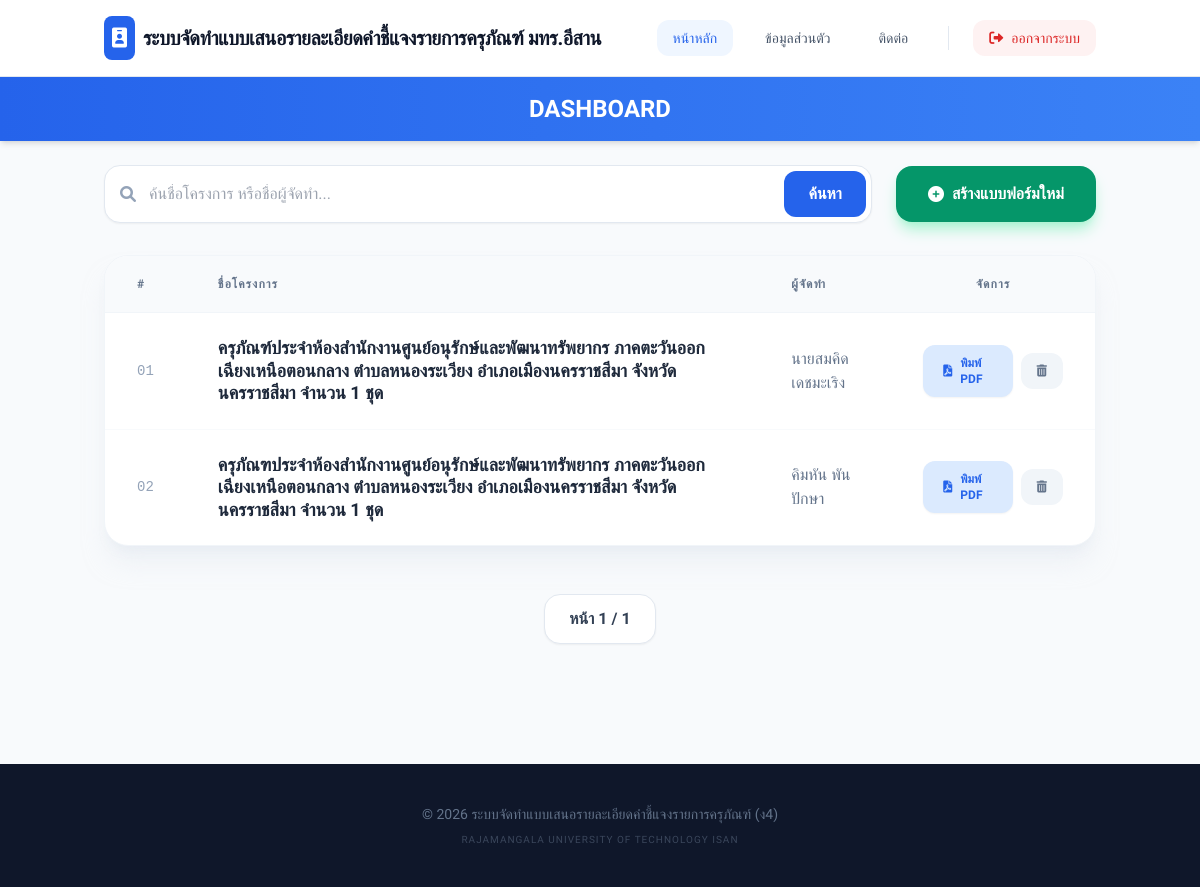
/user_dashboard.php (signed in), run on the app's committed database.
### tables this page shows
CREATE TABLE `form_fields` (
  `id` int NOT NULL,
  `user_id` int NOT NULL,
  `project_name` varchar(255) NOT NULL,
  `department_name` varchar(255) NOT NULL,
  `unit_name` varchar(255) NOT NULL,
  `responsible_person_name` varchar(255) NOT NULL,
  `responsible_person_position` varchar(255) NOT NULL,
  `responsible_person_phone` varchar(255) NOT NULL,
  `responsible_person_fax` varchar(255) NOT NULL,
  `responsible_person_email` varchar(255) NOT NULL,
  `budget_type` varchar(20) NOT NULL,
  `multi_range` varchar(255) DEFAULT NULL,
  `budget_year` varchar(10) DEFAULT NULL,
  `budget_amount` bigint DEFAULT NULL,
  `ict_budget_amount` bigint DEFAULT NULL,
  `funding_source` varchar(255) NOT NULL,
  `other_funding_source_detail` text NOT NULL,
  `project_rationale` text NOT NULL,
  `project_objectives` text NOT NULL,
  `goal_quantitative` text NOT NULL,
  `goal_qualitative` text NOT NULL,
  `project_type` varchar(255) NOT NULL,
  `other_project_detail` text NOT NULL,
  `total_budget` bigint DEFAULT NULL,
  `system_name` text,
  `system_scope` text,
  `system_concept` text,
  `total_system_cost` double DEFAULT NULL,
  `total_cost` bigint DEFAULT NULL,
  `expected_benefits` text,
  `project_approver` text
);

### src/user_dashboard.php (the view, shortened to what this page needs)
<?php
require 'config.php';
$user_id = $_SESSION['user_id'];
$limit = 10;
$page = isset($_GET['page']) && is_numeric($_GET['page']) ? (int) $_GET['page'] : 1;
$offset = ($page - 1) * $limit;
$search_term = isset($_GET['search']) ? trim($_GET['search']) : '';
$search_wildcard = "%" . $search_term . "%";
$count_stmt = $conn->prepare("SELECT COUNT(*) AS total FROM form_fields WHERE user_id = ? AND (project_name LIKE ? OR responsible_person_name LIKE ?)");
$count_stmt->bind_param("iss", $user_id, $search_wildcard, $search_wildcard);
$count_stmt->execute();
$total_rows = $count_stmt->get_result()->fetch_assoc()['total'];
$total_pages = ceil($total_rows / $limit);
$stmt = $conn->prepare("SELECT * FROM form_fields WHERE user_id = ? AND (project_name LIKE ? OR responsible_person_name LIKE ?) ORDER BY id DESC LIMIT ? OFFSET ?");
$stmt->bind_param("issii", $user_id, $search_wildcard, $search_wildcard, $limit, $offset);
$stmt->execute();
$result = $stmt->get_result();
?>
<!DOCTYPE html>
<html lang="th">
<head>
    <script src="https://cdn.tailwindcss.com"></script>
    <link rel="stylesheet" href="https://cdnjs.cloudflare.com/ajax/libs/font-awesome/6.0.0/css/all.min.css">
</head>
<body class="bg-slate-50 text-slate-800">
    <div class="min-h-screen flex flex-col">
    <header class="bg-white border-b border-slate-200 sticky top-0 z-50">
        <div class="container mx-auto px-4 py-4 flex flex-col md:flex-row justify-between items-center gap-4">
            <div class="flex items-center gap-2">
                <div class="bg-blue-600 p-2 rounded-lg text-white">
                    <i class="fas fa-id-badge text-xl"></i>
                </div>
                <h1 class="text-xl font-bold tracking-tight text-slate-900 uppercase">ระบบจัดทำแบบเสนอรายละเอียดคำชี้แจงรายการครุภัณฑ์ มทร.อีสาน</h1>
            </div>
            <nav class="flex items-center gap-1 md:gap-4 text-sm font-medium">
                <a href="user_dashboard.php" class="px-4 py-2 text-blue-600 bg-blue-50 rounded-xl transition">หน้าหลัก</a>
                <a href="profile.php"class="px-4 py-2 text-slate-600 hover:bg-slate-100 rounded-xl transition">ข้อมูลส่วนตัว</a>
                <a href="contact.php" class="px-4 py-2 text-slate-600 hover:bg-slate-100 rounded-xl transition">ติดต่อ</a>
                <a href="logout.php" class="px-4 py-2 bg-red-50 text-red-600 hover:bg-red-100 rounded-xl transition flex items-center gap-2">
                    <i class="fas fa-sign-out-alt"></i> ออกจากระบบ
                </a>
            </nav>
        </div>
    </header>
        <div class="bg-gradient-to-r from-blue-600 to-blue-500 text-white py-4 mb-6 shadow-md">
            <div class="container mx-auto px-10">
            <div class="flex items-center justify-center gap-3">
                <h1 class="text-2xl font-bold">DASHBOARD</h1>
            </div>
            </div>
        </div>
        <main class="container mx-auto px-4 pb-20 flex-grow">
            <div class="flex flex-col lg:flex-row justify-between items-stretch lg:items-center gap-6 mb-8">
                <div class="flex-1">
                    <form method="GET" class="relative group">
                        <span class="absolute inset-y-0 left-0 pl-4 flex items-center text-slate-400 group-focus-within:text-blue-500 transition">
                            <i class="fas fa-search"></i>
                        </span>
                        <input type="text" name="search" value="<?= htmlspecialchars($search_term) ?>"
                            placeholder="ค้นชื่อโครงการ หรือชื่อผู้จัดทำ..."
                            class="w-full pl-11 pr-32 py-4 bg-white border border-slate-200 rounded-2xl shadow-sm focus:ring-4 focus:ring-blue-500/10 focus:border-blue-500 outline-none transition">
                        <div class="absolute inset-y-0 right-0 p-1.5 flex gap-1">
                            <button type="submit" class="bg-blue-600 text-white px-6 rounded-xl hover:bg-blue-700 transition font-bold">
                                ค้นหา
                            </button>
                        </div>
                    </form>
                </div>
                <a href="form/form1.php" target="_blank"
                    class="bg-emerald-600 text-white px-8 py-4 rounded-2xl hover:bg-emerald-700 shadow-lg shadow-emerald-200 transition font-bold flex items-center justify-center gap-2 whitespace-nowrap">
                    <i class="fas fa-plus-circle"></i> สร้างแบบฟอร์มใหม่
                </a>
            </div>
            <?php if ($result->num_rows > 0): ?>
                <div class="hidden lg:block bg-white shadow-xl shadow-slate-200/50 rounded-3xl border border-slate-100 overflow-hidden">
                    <table class="w-full text-left">
                        <thead>
                            <tr class="bg-slate-50 text-slate-500 text-xs uppercase tracking-widest font-bold">
                                <th class="px-8 py-5 border-b border-slate-100 w-16">#</th>
                                <th class="px-8 py-5 border-b border-slate-100">ชื่อโครงการ</th>
                                <th class="px-8 py-5 border-b border-slate-100">ผู้จัดทำ</th>
                                <th class="px-8 py-5 border-b border-slate-100 text-center">จัดการ</th>
                            </tr>
                        </thead>
                        <tbody class="divide-y divide-slate-50">
                            <?php $i = $offset + 1; while ($row = $result->fetch_assoc()): ?>
                                <tr class="hover:bg-blue-50/30 transition group">
                                    <td class="px-8 py-6 text-slate-400 font-mono text-sm"><?= sprintf("%02d", $i++) ?></td>
                                    <td class="px-8 py-6">
                                        <div class="font-bold text-slate-800 text-lg group-hover:text-blue-700 transition leading-tight">
                                            <?= htmlspecialchars($row['project_name']) ?>
                                        </div>
                                    </td>
                                    <td class="px-8 py-6 text-slate-500 font-medium"><?= htmlspecialchars($row['responsible_person_name']) ?></td>
                                    <td class="px-8 py-6">
                                        <div class="flex justify-center items-center gap-2">
                                            <a href="pdf/report.php?id=<?= $row['id'] ?>" target="_blank"
                                               class="bg-blue-100 text-blue-600 px-5 py-2.5 rounded-xl text-xs font-bold hover:bg-blue-600 hover:text-white transition flex items-center gap-2 shadow-sm">
                                                <i class="fas fa-file-pdf"></i> พิมพ์ PDF
                                            </a>
                                            <button data-id="<?= $row['id'] ?>"
                                                class="delete-btn bg-slate-100 text-slate-500 px-4 py-2.5 rounded-xl text-xs font-bold hover:bg-red-500 hover:text-white transition">
                                                <i class="fas fa-trash-alt"></i>
                                            </button>
                                        </div>
                                    </td>
                                </tr>
                            <?php endwhile; $result->data_seek(0); ?>
                        </tbody>
                    </table>
                </div>
                <div class="mt-12 flex justify-center items-center gap-2">
                    <div class="bg-white border border-slate-200 px-6 py-3 rounded-2xl font-bold text-slate-700 shadow-sm">
                        หน้า <?= $page ?> / <?= $total_pages ?>
                    </div>
                </div>
            <?php endif; ?>
        </main>
    <footer class="bg-slate-900 text-slate-500 py-10 mt-10">
        <div class="container mx-auto px-4 text-center">
            <p class="text-sm">© <?= date("Y") ?> ระบบจัดทำแบบเสนอรายละเอียดคำชี้แจงรายการครุภัณฑ์ (ง4)</p>
            <p class="text-[10px] mt-2 uppercase tracking-widest opacity-50">Rajamangala University of Technology Isan</p>
        </div>
    </footer>
    </div>
</body>
</html>

### src/user_dashboard.php (style rules this page uses)
body { font-family: 'Sarabun', sans-serif; }

### data on the page
form_fields: project_name "ครุภัณฑ์ประจำห้องสำนักงานศูนย์อนุรักษ์และพัฒนาทรัพยากร ภาคตะวันออกเฉียงเหนือตอนกลาง ตำบลหนองระเวียง อำเภอเมืองนครราชสีมา จังหวัดนครราชสีมา จำนวน 1 ชุด", responsible_person_name "นายสมคิด เดชมะเริง"
form_fields: project_name "ครุภัณฑประจำห้องสำนักงานศูนย์อนุรักษ์และพัฒนาทรัพยากร ภาคตะวันออกเฉียงเหนือตอนกลาง ตำบลหนองระเวียง อำเภอเมืองนครราชสีมา จังหวัดนครราชสีมา จำนวน 1 ชุด", responsible_person_name "คิมหัน พันปักษา"

### other printed values
$page "1"
$total_pages "1"
